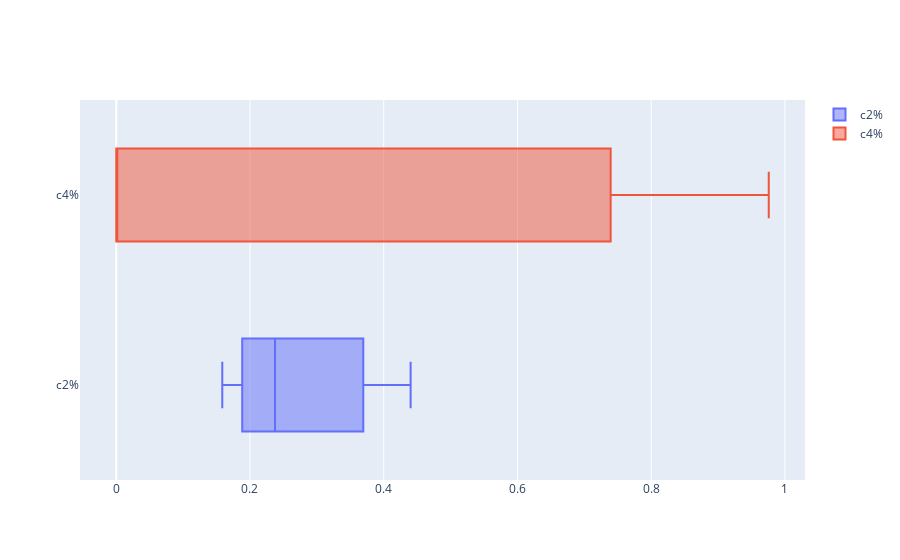

This figure's notebook cell:
### Markdown cell above
### C2 e C4

### Code cell
import plotly.graph_objects as go
import numpy as np

fig = go.Figure()
c1_columns = df.columns[df.columns.str.contains('c2|c4')]
for c1_col in c1_columns:
    fig.add_trace(
        go.Box(
            x=df[c1_col],
            name=c1_col
        )
    )

fig.show()

### Figure 1 — Plotly figure (JSON) as saved in the notebook; plotly's stock layout.template omitted (floating-point values rounded to 4 significant figures; data arrays with more than 128 entries replaced by an {"elided": "..."} marker saying what was removed)
{"data": [{"name": "c2%", "type": "box", "x": {"elided": "365 float values"}}, {"name": "c4%", "type": "box", "x": {"elided": "365 float values"}}], "layout": {}}
